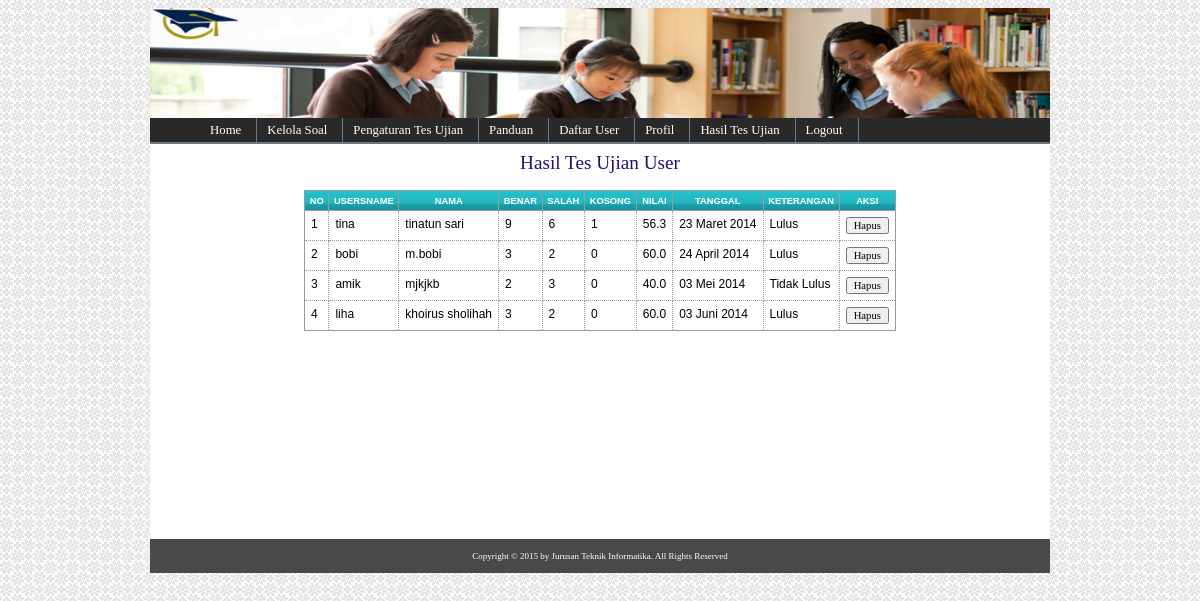
/adminweb/media.php?module=hasilujian (signed in), run on the app's committed database.
### tables this page shows
CREATE TABLE IF NOT EXISTS `tbl_nilai` (
  `id_nilai` int(7) NOT NULL AUTO_INCREMENT,
  `id_user` int(5) NOT NULL,
  `benar` varchar(20) NOT NULL,
  `salah` varchar(20) NOT NULL,
  `kosong` varchar(20) NOT NULL,
  `score` varchar(20) NOT NULL,
  `tanggal` date NOT NULL,
  `keterangan` varchar(30) NOT NULL,
  PRIMARY KEY (`id_nilai`)
);

CREATE TABLE IF NOT EXISTS `tbl_user` (
  `id_user` int(11) NOT NULL AUTO_INCREMENT,
  `username` varchar(40) NOT NULL,
  `password` varchar(40) NOT NULL,
  `nama` text NOT NULL,
  `tgl_lahir` varchar(30) NOT NULL,
  `jk` varchar(20) NOT NULL,
  `agama` varchar(40) NOT NULL,
  `kwgn` varchar(40) NOT NULL,
  `nama_ayah` varchar(40) NOT NULL,
  `nama_ibu` varchar(40) NOT NULL,
  `pekerjaan_ayah` varchar(40) NOT NULL,
  `pekerjaan_ibu` varchar(40) NOT NULL,
  `sekolah_asal` varchar(50) NOT NULL,
  `telp` varchar(13) NOT NULL,
  `alamat` text NOT NULL,
  `statusaktif` enum('Y','N') NOT NULL DEFAULT 'Y',
  PRIMARY KEY (`id_user`)
);

### config/fungsi_indotgl.php (called while the page is built, shortened)
<?php
	function tgl_indo($tgl){
			$tanggal = substr($tgl,8,2);
			$bulan = getBulan(substr($tgl,5,2));
			$tahun = substr($tgl,0,4);
			return $tanggal.' '.$bulan.' '.$tahun;
	}
	function getBulan($bln){
				switch ($bln){
					case 3:
						return "Maret";
						break;
					case 4:
						return "April";
						break;
					case 5:
						return "Mei";
						break;
					case 6:
						return "Juni";
						break;
				}
			}
?>

### adminweb/modul/mod_hasilujian/hasilujian.php (the view)
<?php
$aksi="modul/mod_hasilujian/aksi_hasilujian.php";
switch($_GET['act']){
  default:
      $tampil = mysql_query("SELECT * FROM tbl_nilai,tbl_user WHERE tbl_nilai.id_user=tbl_user.id_user");
      echo "<h2>Hasil Tes Ujian User</h2>
    		<table>
          <tr><th>no</th><th>Usersname</th><th>Nama</th><th>Benar</th><th>Salah</th><th>Kosong</th><th>Nilai</th><th>Tanggal</th><th>Keterangan</th><th>aksi</th></tr>";
    $no=1;
    while ($r=mysql_fetch_array($tampil)){
		$tgl = tgl_indo($r['tanggal']);
       echo "<tr><td>$no</td>
             <td>$r[username]</td>
	          <td>$r[nama]</td>
	          <td>$r[benar]</td>
			  <td>$r[salah]</td>
			  <td>$r[kosong]</td>
			  <td>$r[score]</td>
			  <td>$tgl</td>
			  <td>$r[keterangan]</td>
	 <td><input type=button value='Hapus' onclick=\"window.location.href='$aksi?module=hasilujian&act=hapus&id=$r[id_nilai]';\">
	 </td>
      </tr>";
      $no++;
    }
    echo "</table><br/><br/><br/><br/><br/><br/><br/><br/><br/><br/>";
    break;
}
?>

### adminweb/style.css (style rules this page uses)
body { font-family: Tahoma; background:url('images/page_bg.jpg'); text-align: center; }
h2 { font: normal 120% Georgia; color: #1f0f71; background-color: transparent; }
table { font-family: Verdana, Arial, Helvetica, sans-serif; font-size: 9pt; border-width: 1px; border-style: solid; border-color: #999999; border-collapse: collapse; margin: 10px 0px; }
th { color: #FFFFFF; font-size: 7pt; text-transform: uppercase; text-align: center; padding: 0.5em; border-width: 1px; border-style: solid; border-color: #969BA5; border-collapse: collapse; background:url(../css/images/bg_menutop.jpg); }
td { padding: 0.5em; vertical-align: top; border-width: 1px; border-style: dotted; border-color: #969BA5; border-collapse: collapse; }
input,textarea,select { font-family: Tahoma; font-size: 8pt; }

### data on the page
tbl_nilai: id_user.username "tina", id_user.nama "tinatun sari", benar "9", salah "6", kosong "1", score "56.3", tanggal "23 Maret 2014", keterangan "Lulus"
tbl_nilai: id_user.username "bobi", id_user.nama "m.bobi", benar "3", salah "2", kosong "0", score "60.0", tanggal "24 April 2014", keterangan "Lulus"
tbl_nilai: id_user.username "amik", id_user.nama "mjkjkb", benar "2", salah "3", kosong "0", score "40.0", tanggal "03 Mei 2014", keterangan "Tidak Lulus"
tbl_nilai: id_user.username "liha", id_user.nama "khoirus sholihah", benar "3", salah "2", kosong "0", score "60.0", tanggal "03 Juni 2014", keterangan "Lulus"
